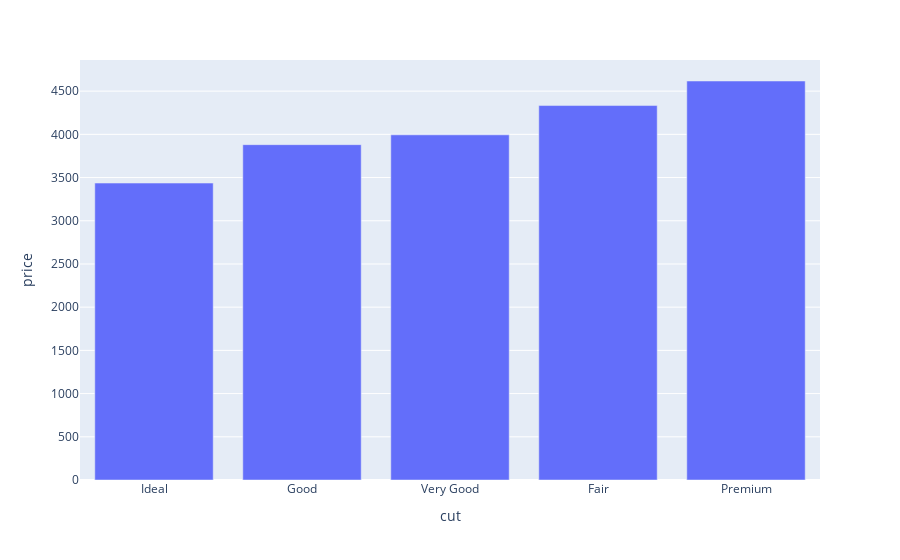

Notebook cell for this chart:
### Code cell
cut_prices = diamonds[['cut', 'price']].groupby('cut', as_index=False).agg('mean').sort_values('price')

px.bar(cut_prices, x='cut', y='price')

### Figure 1 — Plotly figure (JSON) as saved in the notebook; plotly's stock layout.template omitted (floating-point values rounded to 4 significant figures)
{"data": [{"alignmentgroup": "True", "hovertemplate": "cut=%{x}<br>price=%{y}<extra></extra>", "legendgroup": "", "marker": {"color": "#636efa"}, "name": "", "offsetgroup": "", "orientation": "v", "showlegend": false, "textposition": "auto", "type": "bar", "x": ["Ideal", "Good", "Very Good", "Fair", "Premium"], "xaxis": "x", "y": [3436.0, 3881.0, 3994.0, 4333.0, 4617.0], "yaxis": "y"}], "layout": {"autosize": true, "barmode": "relative", "legend": {"tracegroupgap": 0}, "margin": {"t": 60}, "xaxis": {"anchor": "y", "autorange": true, "domain": [0, 1], "range": [-0.5, 4.5], "title": {"text": "cut"}, "type": "category"}, "yaxis": {"anchor": "x", "autorange": true, "domain": [0, 1], "range": [0, 4860.0], "title": {"text": "price"}, "type": "linear"}}}
